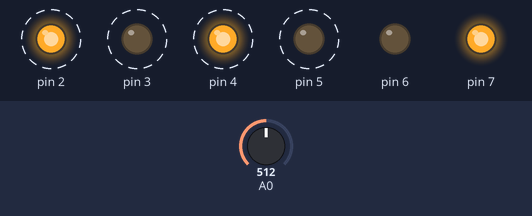
Simulated run of this sketch. Board: Arduino Uno, built with avr-gcc and run on an emulated ATmega328P. On the bench: output pins drawn as LEDs (lit = HIGH). Dashed ring = blinking. The inputs (shaded band) are chosen by the test bench; at power-on: A0 = 512. Pins used as bus, display or sensor lines are not drawn; what the sketch prints to the serial monitor is not drawn.

Above: at 1.2 s.
1.3 s: A0 set to 1023
At 1.94 s:
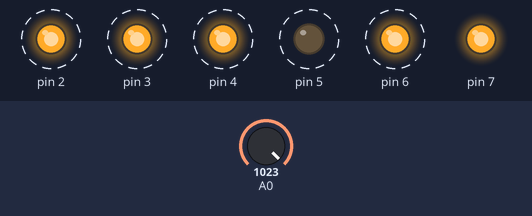
4.3 s: A0 set to 900
7.3 s: A0 set to 1023
10.3 s: A0 set to 0
At 12.5 s:
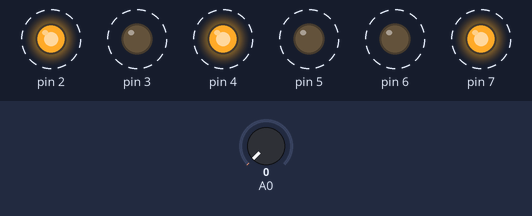
13.3 s: A0 set to 122
At 14.0 s:
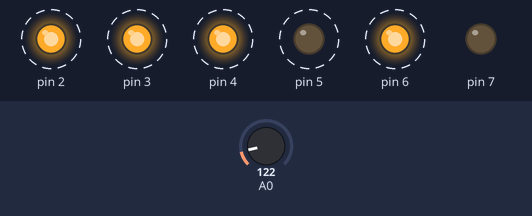
Timing chart, 0 to 63.8 s (numbered marks = the images above; inputs shaded):
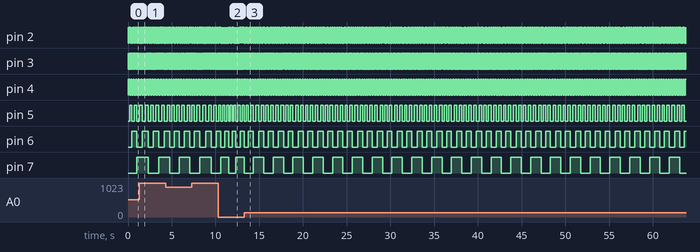

The sketch:

test_step.ino
```cpp
int value = 0;
float value1 = 0;

void setup() {
  Serial.begin(9600);
  DDRD = B11111111;
}

void loop() {
  for (int i = 1; i < 255; i++) {

    PORTD = i;
    Serial.print(i);
    Serial.print(",");
    Serial.println(analogRead(A0));
  }
}
```

Measured:
- after the input at 10.3 s, pin 2: alternates HIGH for 0.03 s and LOW for 0.03 s, starting after 0.08 s; pin 3: alternates HIGH for 0.06 s and LOW for 0.06 s, starting after 0.08 s
- after the input at 13.3 s, pin 2: alternates HIGH for 0.04 s and LOW for 0.04 s, starting after 0.17 s; pin 3: alternates HIGH for 0.07 s and LOW for 0.07 s, starting after 0.20 s
- by itself, pin 2: alternates HIGH for 0.04 s and LOW for 0.04 s
- by itself, pin 3: alternates HIGH for 0.07 s and LOW for 0.08 s
- by itself, pin 4: alternates HIGH for 0.16 s and LOW for 0.16 s
- by itself, pin 5: alternates HIGH for 0.33 s and LOW for 0.32 s
- by itself, pin 6: alternates HIGH for 0.64 s and LOW for 0.62 s
- by itself, pin 7: alternates HIGH for 0.92 s and LOW for 0.81 s
